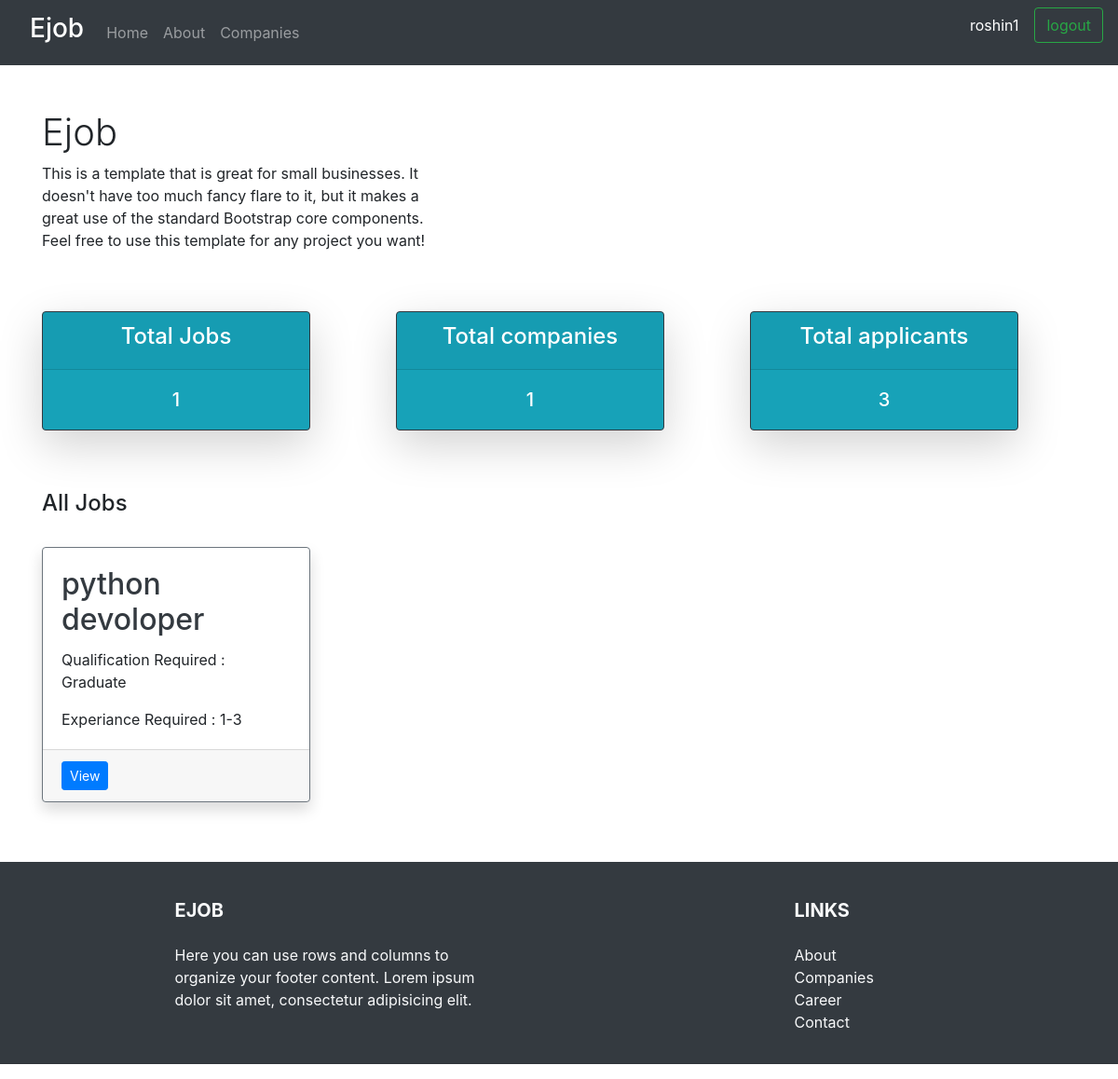
The app's page / (signed in) with its own data.
### jobs/models.py (models this page shows, shortened)
class Jobs(models.Model):
    QUALIFICATION = (
                    ('Under Graduate', 'Under Graduate'),
                    ('Graduate', 'Graduate'),
                    ('Post Graduate', 'Post Graduate')
    )
    EXPERIANCE = (
        ('Fresher', 'Fresher'),
        ('1-3', '1-3'),
        ('4-6', '4-6'),
        ('6-10', '6-10'),
        ('More than 10', 'More than 10')
    )
    companies = models.ForeignKey(
        Companies, null=True, on_delete=models.CASCADE)
    title = models.CharField(max_length=250, null=True)
    qualification = models.CharField(
        max_length=250, null=True, choices=QUALIFICATION)
    experiance = models.CharField(
        max_length=250, null=True, choices=EXPERIANCE)
    description = models.TextField(null=True)
    date_created = models.DateTimeField(auto_now_add=True, null=True)

### jobs/views.py (the view)
# urls.py: 2. Add a URL to urlpatterns:  path('', views.home, name='home')
def home(request):
    jobs = Jobs.objects.all().order_by('-id')
    totaljobs = jobs.count()
    companies = Companies.objects.all()
    totalcompanies = companies.count()
    applicants = Applicant.objects.all()
    totalapplicants = applicants.count()
    context = {
        'jobs': jobs,
        "totaljobs": totaljobs,
        "totalcompanies": totalcompanies,
        "totalapplicants": totalapplicants
    }
    return render(request, 'home.html', context)

### jobs/templates/home.html (shortened to what this page needs)
{% extends 'base.html' %} {% block content %}
<link
  rel="stylesheet"
  href="https://stackpath.bootstrapcdn.com/bootstrap/4.4.1/css/bootstrap.min.css"
/>
<div class="container">
  <div class="row align-items-center my-5">
    <div class="col-lg-5">
      <h1 class="font-weight-light"><strog>Ejob</strog></h1>
      <p>
        This is a template that is great for small businesses. It doesn't have
        too much fancy flare to it, but it makes a great use of the standard
        Bootstrap core components. Feel free to use this template for any
        project you want!
      </p>
    </div>
  </div>
  <div class="row">
    <div class="col-md-4 mb-5">
      <div
        class="card text-white bg-info mb-3 shadow-lg rounded border border-dark"
        style="max-width: 18rem;"
      >
        <div class="card-header text-center"><h4>Total Jobs</h4></div>
        <div class="card-body">
          <h5 class="card-text text-center">{{totaljobs}}</h5>
        </div>
      </div>
    </div>
    <div class="col-md-4 mb-5">
      <div
        class="card text-white bg-info mb-3 shadow-lg rounded border border-dark"
        style="max-width: 18rem;"
      >
        <div class="card-header text-center"><h4>Total companies</h4></div>
        <div class="card-body">
          <h5 class="card-text text-center">{{totalcompanies}}</h5>
        </div>
      </div>
    </div>
    <div class="col-md-4 mb-5">
      <div
        class="card text-white bg-info mb-3 shadow-lg rounded border border-dark"
        style="max-width: 18rem;"
      >
        <div class="card-header text-center"><h4>Total applicants</h4></div>
        <div class="card-body">
          <h5 class="card-text text-center">{{totalapplicants}}</h5>
        </div>
      </div>
    </div>
  </div>
  <div class="align-items-center"><h4>All Jobs</h4></div>
  <br />
  <div class="row">
    {% for i in jobs %}
    <div class="col-md-4 mb-5">
      <div
        class="card border-secondary mb-3 shadow bg-white rounded"
        style="max-width: 18rem;"
      >
        <div class="card-body">
          <h2 class="card-title">
            <a href="{% url 'jobs' i.id %}" class="text-dark">{{i.title}}</a>
          </h2>
          <p class="card-text">Qualification Required : {{i.qualification}}</p>
          <p class="card-text">Experiance Required : {{i.experiance}}</p>
        </div>
        <div class="card-footer">
          <a href="{% url 'jobs' i.id %}" class="btn btn-primary btn-sm"
            >View</a
          >
        </div>
      </div>
    </div>
    {% endfor %}
  </div>
</div>
{% endblock content %}

### jobs/templates/navbar.html (shortened to what this page needs)
<nav class="navbar navbar-expand-lg navbar-dark bg-dark">
	  <a class="navbar-brand ml-3" href="{% url 'home' %}"><h3>Ejob</h3></a>
	  <div class="collapse navbar-collapse" id="navbarTogglerDemo02">
	    <ul class="navbar-nav mr-auto mt-2 mt-lg-0">
	      <li class="nav-item">
	        <a class="nav-link" href="{% url 'home' %}">Home <span class="sr-only">(current)</span></a>
	      </li>
          <li class="nav-item">
	        <a class="nav-link" href="{% url 'about' %}">About <span class="sr-only">(current)</span></a>
	      </li>
		  <li class="nav-item">
	        <a class="nav-link" href="{% url 'companies' %}"> Companies <span class="sr-only">(current)</span></a>
	      </li>
	    </ul>
	    <ul class="navbar-nav">
			<li class="nav-item">
				<p class="btn btn-dark pr-3">{{user.username}}<span class="sr-only">(current)</span></p>
			</li>
			{% if user.is_authenticated %}
	    	<li class="nav-item">
	        <a class="btn btn-outline-success mr-sm-" href="{% url 'applicant-logout' %}">logout<span class="sr-only">(current)</span></a>
			</li>
			{% else %}
			<li class="nav-item">
				<a class="btn btn-outline-success mr-sm-4" href="{% url 'applicant-login' %}">Login/Signup<span class="sr-only">(current)</span></a>
			</li>
			{% endif %}
	     </ul>
	  </div>
	</nav>
	<div>

### records on screen
Jobs: title "python devoloper", qualification "Graduate", experiance "1-3"

### other values on screen
{{ user.username }} "roshin1"
{{ totaljobs }} "1"
{{ totalcompanies }} "1"
{{ totalapplicants }} "3"
